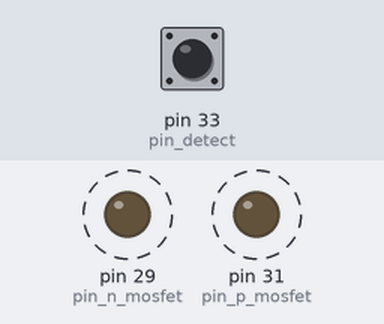
Recording of a program running on a simulated Raspberry Pi (header pin numbers). Shown: output pins drawn as LEDs (lit = HIGH). Dashed ring = blinking. Inputs (shaded band) come from the test bench; at power-on: pin 33 (pin_detect) HIGH. The clock reads 2024-03-15 10:24:30 at power-on unless the program sets it; what the program prints to the terminal is not drawn.

Above: at 1.2 s.
1.3 s: pin 33 (pin_detect) pulled LOW for 0.95 s
Timing chart, 0 to 10.8 s (numbered marks = the images above; inputs shaded):
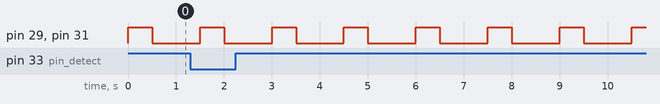

Measured:
- by itself, pin 29 (pin_n_mosfet), pin 31 (pin_p_mosfet): alternates HIGH for 0.50 s and LOW for 1.0 s

The program:

main.py
```python
import RPi.GPIO as GPIO
import time
import math

resistor = 1000
capacitor = 106 * (10**-6)
#~ capacitor = 470 * (10**-6)
rc_constant = resistor * capacitor
max_voltage = 12
GPIO.setwarnings(False)
pin_p_mosfet=31
pin_n_mosfet=29
pin_detect=33
GPIO.setmode(GPIO.BOARD)
GPIO.setup(pin_p_mosfet, GPIO.OUT)
GPIO.setup(pin_n_mosfet, GPIO.OUT)
GPIO.setup(pin_detect, GPIO.IN, pull_up_down=GPIO.PUD_UP)
class single_measure(object):
	def __init__(self):
		self.init_time = time.time()
		self.end_time = False
	def store_time(self,_):
		#print("STORED:",time.time())
		self.end_time = time.time()
	def is_valid(self):
		if self.end_time == False:
			return False
		else:
			return True
	def return_time(self):
		return self.end_time - self.init_time
#~ GPIO.output(pin_p_mosfet, GPIO.HIGH)
#~ GPIO.output(pin_n_mosfet, GPIO.LOW)
#~ time.sleep(0.5)
#~ GPIO.output(pin_p_mosfet, GPIO.LOW)
#~ GPIO.output(pin_n_mosfet, GPIO.LOW)
#~ time.sleep(4)
def discharge_capacitor(p1, p2):
	GPIO.output(p1, GPIO.HIGH)
	GPIO.output(p2, GPIO.HIGH)
def charge_capacitor(p1, p2):
	GPIO.output(p1, GPIO.LOW)
	GPIO.output(p2, GPIO.LOW)

#measuring
while True:
	discharge_capacitor(pin_p_mosfet, pin_n_mosfet)
	time.sleep(0.5)
	nm1 = single_measure()
	GPIO.add_event_detect(pin_detect,GPIO.RISING, callback=nm1.store_time)
	charge_capacitor(pin_p_mosfet,pin_n_mosfet)
	time.sleep(1)
	if nm1.is_valid() == True:
		print("Voltage measured is:",max_voltage*(1-(math.e**(-1*nm1.return_time()/rc_constant))))
	else:
		if GPIO.input(pin_detect) == True:
			print("Voltage is under the detection threshold")
		else:
			print("Voltage is above the detection threshold")
	GPIO.remove_event_detect(pin_detect)
```
